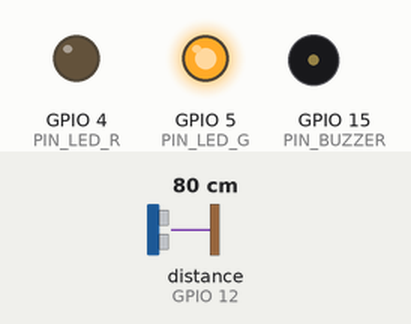
This sketch was run on a simulated ESP8266 (NodeMCU). On the bench: output pins drawn as LEDs (lit = HIGH), buzzer (waves = sounding, pin HIGH). Wiring (inferred from the names in the program): ultrasonic range finder: trigger GPIO 14; echo GPIO 12. Dashed ring = blinking. The inputs (shaded band) are chosen by the test bench; at power-on: distance to the obstacle (sensor on GPIO 12) 80 cm. The echo pulse lasts 58.3 µs per cm; WiFi joins after 1.5 s; servers stay silent unless stated; uploads are accepted with an empty reply; pins used as bus, display or sensor lines are not drawn; what the sketch prints to the serial monitor is not drawn.

Above: at 3.3 s.
3.4 s: distance to the obstacle (sensor on GPIO 12) set to 72 cm
At 6.2 s:
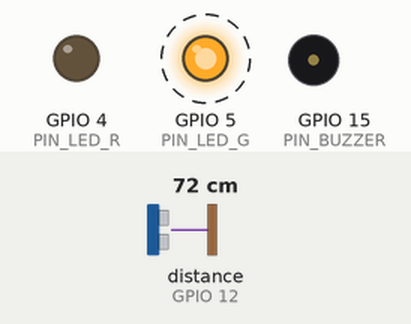
6.4 s: distance to the obstacle (sensor on GPIO 12) set to 120 cm
At 7.0 s:
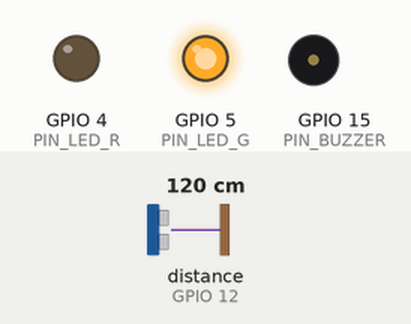
7.9 s: distance to the obstacle (sensor on GPIO 12) set to 2 cm
At 10.8 s:
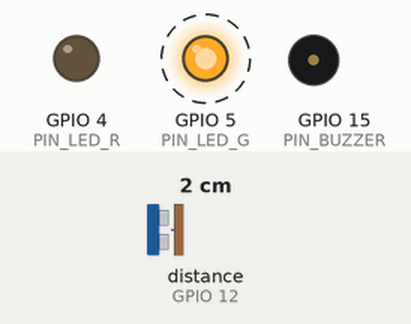
10.9 s: distance to the obstacle (sensor on GPIO 12) set to 250 cm
At 11.4 s:
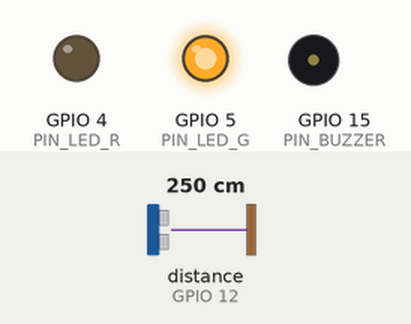
Timing chart, 0 to 13.4 s (numbered marks = the images above; inputs shaded):
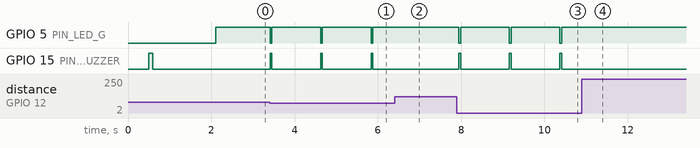

The sketch:

esp8266_crowd_monitor.ino
```cpp
/*
 * ============================================================================
 * VenueGuard Smart Crowd Management System - IoT NodeMCU ESP8266 Firmware
 * Component: Ultrasonic Turnstile Counter & Real-Time Telemetry Monitor
 * ============================================================================
 * Hardware Bill of Materials:
 *  - ESP8266 NodeMCU V2/V3 (CP2102 or CH340)
 *  - HC-SR04 Ultrasonic Distance Sensor (or HC-SR04P 3.3V compatible)
 *  - 1k Ohm & 2k Ohm Resistors (Voltage divider for 5V HC-SR04 Echo to 3.3V D6)
 *  - Active Buzzer (5V / 3.3V)
 *  - RGB LED (Common Cathode) or 3x Discrete LEDs (Green, Yellow, Red)
 *  - 3x 220 Ohm Resistors for LEDs
 *  - Breadboard & Jumper Wires
 *
 * Pin Mapping:
 *  - D5 (GPIO 14) -> HC-SR04 TRIG Pin
 *  - D6 (GPIO 12) -> HC-SR04 ECHO Pin (via voltage divider)
 *  - D1 (GPIO 5)  -> Green Status LED (Normal entry)
 *  - D2 (GPIO 4)  -> Red Status LED / Warning LED
 *  - D8 (GPIO 15) -> Active Piezo Buzzer (Emergency & High Alert)
 * ============================================================================
 */

#include <ESP8266WiFi.h>
#include <ESP8266HTTPClient.h>
#include <WiFiClientSecure.h>
#include <ArduinoJson.h>

// --- Network & Server Credentials ---
const char* WIFI_SSID     = "YOUR_WIFI_SSID";
const char* WIFI_PASSWORD = "YOUR_WIFI_PASSWORD";

// Backend API Endpoint & Secret
const char* SERVER_URL    = "http://192.168.1.100:5000/api/hardware/telemetry";
const char* DEVICE_KEY    = "vg-device-secure-key-2026"; // Matches HARDWARE_DEVICE_KEY
const char* GATE_ID       = "main_gate";                 // Designated gate identity

// --- Pin Definitions ---
const int PIN_TRIG   = 14; // D5
const int PIN_ECHO   = 12; // D6
const int PIN_LED_G  = 5;  // D1
const int PIN_LED_R  = 4;  // D2
const int PIN_BUZZER = 15; // D8

// --- Detection Parameters ---
const int DETECTION_THRESHOLD_CM = 75; // Trigger when visitor passes within 75cm
const unsigned long DEBOUNCE_MS  = 1200; // Minimum interval between headcount events

// --- State Variables ---
unsigned long lastTriggerTime = 0;
bool isEmergency = false;
int currentOccupancy = 0;

long measureDistanceCm() {
  digitalWrite(PIN_TRIG, LOW);
  delayMicroseconds(2);
  digitalWrite(PIN_TRIG, HIGH);
  delayMicroseconds(10);
  digitalWrite(PIN_TRIG, LOW);

  long duration = pulseIn(PIN_ECHO, HIGH, 30000); // 30ms timeout (~5m max)
  if (duration == 0) return 999; // Out of range / timeout
  return duration * 0.034 / 2;
}

void triggerLocalBeep(int count, int durationMs) {
  for (int i = 0; i < count; i++) {
    digitalWrite(PIN_BUZZER, HIGH);
    delay(durationMs);
    digitalWrite(PIN_BUZZER, LOW);
    if (i < count - 1) delay(durationMs);
  }
}

void sendTelemetry(const char* actionType, int delta) {
  if (WiFi.status() != WL_CONNECTED) {
    Serial.println("[WIFI] Disconnected! Cannot send telemetry.");
    return;
  }

  WiFiClient client;
  HTTPClient http;

  Serial.printf("[HTTP] Connecting to %s ...\n", SERVER_URL);
  if (http.begin(client, SERVER_URL)) {
    http.addHeader("Content-Type", "application/json");
    http.addHeader("X-Device-Key", DEVICE_KEY);

    // Build JSON payload
    StaticJsonDocument<200> doc;
    doc["gate_id"] = GATE_ID;
    doc["action_type"] = actionType;
    doc["count_delta"] = delta;

    String requestBody;
    serializeJson(doc, requestBody);

    int httpCode = http.POST(requestBody);

    if (httpCode == HTTP_CODE_OK || httpCode == 201) {
      String response = http.getString();
      Serial.printf("[HTTP] Response: %s\n", response.c_str());

      StaticJsonDocument<300> resDoc;
      DeserializationError error = deserializeJson(resDoc, response);

      if (!error) {
        isEmergency = resDoc["emergency"] | false;
        currentOccupancy = resDoc["current_occupancy"] | 0;
        const char* status = resDoc["status"] | "NORMAL";

        // Handle Alert Statuses
        if (isEmergency) {
          Serial.println("[CRITICAL] EMERGENCY BROADCAST RECEIVED!");
          digitalWrite(PIN_LED_R, HIGH);
          digitalWrite(PIN_LED_G, LOW);
          triggerLocalBeep(3, 200);
        } else if (strcmp(status, "FULL") == 0 || strcmp(status, "HIGH") == 0) {
          digitalWrite(PIN_LED_R, HIGH);
          digitalWrite(PIN_LED_G, LOW);
        } else {
          digitalWrite(PIN_LED_R, LOW);
          digitalWrite(PIN_LED_G, HIGH);
        }
      }
    } else {
      Serial.printf("[HTTP] Failed, error code: %d\n", httpCode);
    }
    http.end();
  } else {
    Serial.println("[HTTP] Unable to connect to host");
  }
}

void setup() {
  Serial.begin(115200);
  delay(500);
  Serial.println("\n--- VenueGuard IoT Smart Turnstile Initializing ---");

  // Configure GPIOs
  pinMode(PIN_TRIG, OUTPUT);
  pinMode(PIN_ECHO, INPUT);
  pinMode(PIN_LED_G, OUTPUT);
  pinMode(PIN_LED_R, OUTPUT);
  pinMode(PIN_BUZZER, OUTPUT);

  digitalWrite(PIN_TRIG, LOW);
  digitalWrite(PIN_LED_G, LOW);
  digitalWrite(PIN_LED_R, LOW);
  digitalWrite(PIN_BUZZER, LOW);

  // Self-test beep
  triggerLocalBeep(1, 100);

  // Connect to Wi-Fi
  Serial.printf("Connecting to Wi-Fi SSID: %s\n", WIFI_SSID);
  WiFi.mode(WIFI_STA);
  WiFi.begin(WIFI_SSID, WIFI_PASSWORD);

  int attempts = 0;
  while (WiFi.status() != WL_CONNECTED && attempts < 25) {
    delay(500);
    Serial.print(".");
    attempts++;
  }

  if (WiFi.status() == WL_CONNECTED) {
    Serial.println("\n[WIFI] Connected successfully!");
    Serial.print("[WIFI] Node IP Address: ");
    Serial.println(WiFi.localIP());
    digitalWrite(PIN_LED_G, HIGH);
  } else {
    Serial.println("\n[WIFI] Failed to connect. Running in offline fallback mode.");
    digitalWrite(PIN_LED_R, HIGH);
  }
}

void loop() {
  unsigned long now = millis();

  // Continuous distance detection
  long distance = measureDistanceCm();

  if (distance > 0 && distance <= DETECTION_THRESHOLD_CM) {
    if (now - lastTriggerTime > DEBOUNCE_MS) {
      lastTriggerTime = now;
      Serial.printf("[SENSOR] Visitor entry detected at %ld cm\n", distance);

      // Local visual & auditory feedback
      digitalWrite(PIN_LED_G, LOW);
      digitalWrite(PIN_BUZZER, HIGH);
      delay(40);
      digitalWrite(PIN_BUZZER, LOW);
      digitalWrite(PIN_LED_G, HIGH);

      // Transmit Entry Event to VenueGuard Central Backend
      sendTelemetry("entry", 1);
    }
  }

  delay(60); // 16 Hz sampling rate
}
```

Measured:
- the behaviour switches between 77 and 76 cm on distance to the obstacle (sensor on GPIO 12) (found by bisection; images 0 and 1)
- after the input at 3.4 s, GPIO 5 (PIN_LED_G): alternates HIGH for 1.2 s and LOW for 0.04 s, starting at once; GPIO 15 (PIN_BUZZER): alternates HIGH for 0.04 s and LOW for 1.2 s, starting at once
- after the input at 6.4 s, GPIO 5 (PIN_LED_G): stays HIGH (without the input it goes to LOW after 0.65 s); GPIO 15 (PIN_BUZZER): stays LOW (without the input it goes to HIGH after 0.65 s)
- after the input at 7.9 s, GPIO 5 (PIN_LED_G): alternates HIGH for 1.2 s and LOW for 0.04 s, starting after 0.05 s; GPIO 15 (PIN_BUZZER): alternates HIGH for 0.04 s and LOW for 1.2 s, starting after 0.05 s
- after the input at 10.9 s, GPIO 5 (PIN_LED_G): stops changing and stays HIGH; GPIO 15 (PIN_BUZZER): stops changing and stays LOW
